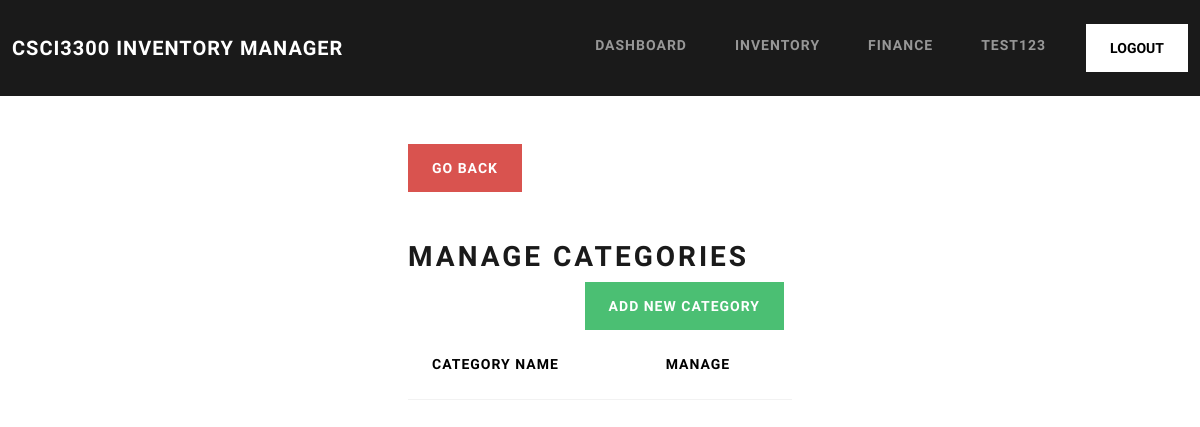
Before: /manage-category/ (signed in) with the older database file.
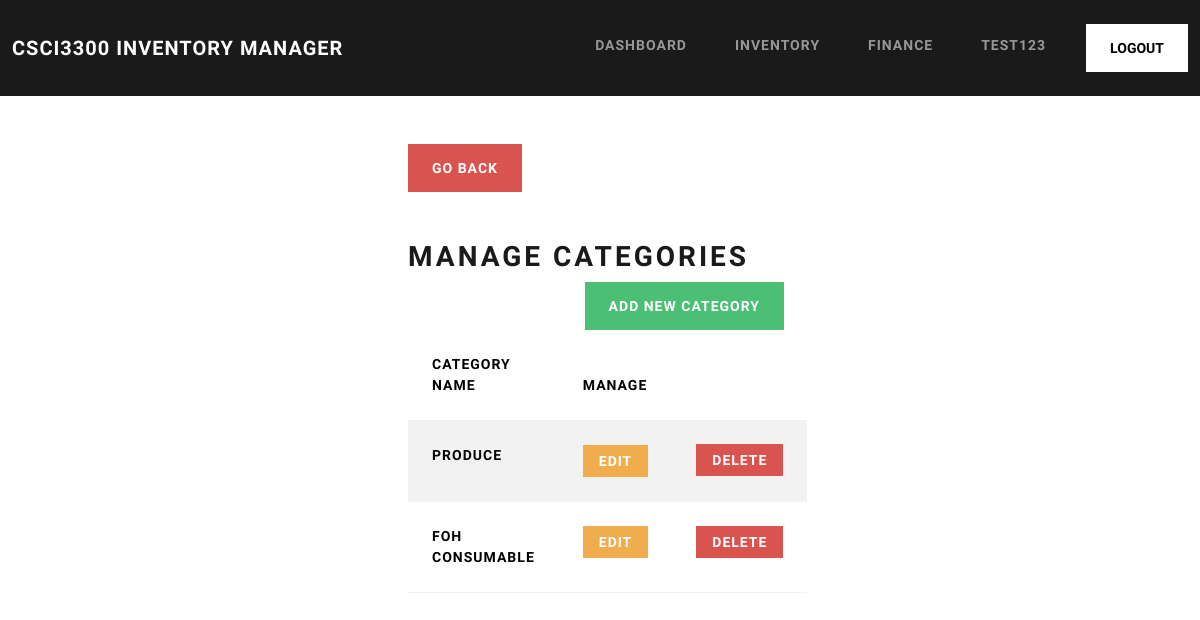
After: the same page with the newer database file.
### inventory/models.py (models this page shows, shortened)
class Category(models.Model):
	name = models.CharField(max_length=100)
	verbose_name = 'category'
	verbose_name_plural = 'categories'

### inventory/views.py (the view)
# urls.py: path('manage-category/', ManageCategory.as_view(), name='manage-category'),
class ManageCategory(LoginRequiredMixin, ListView):
	model = Category
	template_name = 'inventory/manage-category.html'
	context_object_name = 'categories'

### inventory/templates/inventory/manage-category.html
{% extends 'inventory/base.html' %}
{% load crispy_forms_tags %}
{% block content %}
<div class="row">
	<div class="col-11 col-md-4 mx-auto mt-5">
		<div class="">
			<a class="text-white btn btn-danger" style="text-decoration: none;" href="{% url 'inventory' %}">Go Back</a>
		</div>
		<h2 class="mt-5" >Manage Categories</h2>
		<div class="d-flex justify-content-end">
			<a href="{% url 'add-category' %}" class="btn btn-success mx-2">Add New Category</a>
		</div>
		<table class="table table-hover table-striped">
			<thead>
				<th scope="col">Category Name</th>
				<th scope="col">Manage</th>
			</thead>
			<tbody>
				{% for category in categories %}
					<tr>
						<th scope="col">{{ category.name }}</th>
						<td scope="col"><a class="btn btn-warning px-3 py-1" href="{% url 'edit-category' category.id %}">Edit</a></td>
						<td scope="col"><a class="btn btn-danger px-3 py-1" href="{% url 'delete-category' category.id %}">Delete</a></td>
					</tr>
				{% endfor %}
			</tbody>
		</table>
	</div>
</div>
{% endblock content %}

### inventory/templates/inventory/base.html (shortened to what this page needs)
<!DOCTYPE html>
<html lang="en">
  <head>
    <link
      rel="stylesheet"
      href="https://bootswatch.com/5/lux/bootstrap.min.css"
    />
  </head>
  <body>
    {% include 'inventory/navbar.html' %}
		{% block content %}
		{% endblock content %}
  </body>
</html>

### inventory/templates/inventory/navbar.html (shortened to what this page needs)
<nav class="navbar navbar-expand-lg bg-primary" data-bs-theme="dark">
  <div class="container-fluid">
    <a class="navbar-brand" href="{% url 'index' %}">CSCI3300 Inventory Manager</a>
    <div class="collapse navbar-collapse justify-content-end" id="navbarColor01">
      <ul class="navbar-nav">
        {% if user.is_authenticated %}
        <li class="nav-item">
          <a class="nav-link" href="{% url 'dashboard' %}">Dashboard</a>
        </li>
        <li class="nav-item">
          <a class="nav-link" href="{% url 'inventory' %}">Inventory</a>
        </li>
        <li class="nav-item">
          <a class="nav-link" href="{% url 'finance' %}">Finance</a>
        </li>
        <li class="nav-item">
          <a class="nav-link" href="#">{{ user.username }}</a>
        </li>
        <form method="post" action="{% url 'logout' %}">
          <button class="btn btn-secondary" type="submit">logout</button>
        </form>
        {% endif %}
      </ul>
    </div>
  </div>
</nav>

Changed rows visible on the page:
added Category: name "PRODUCE"
added Category: name "FOH CONSUMABLE"
